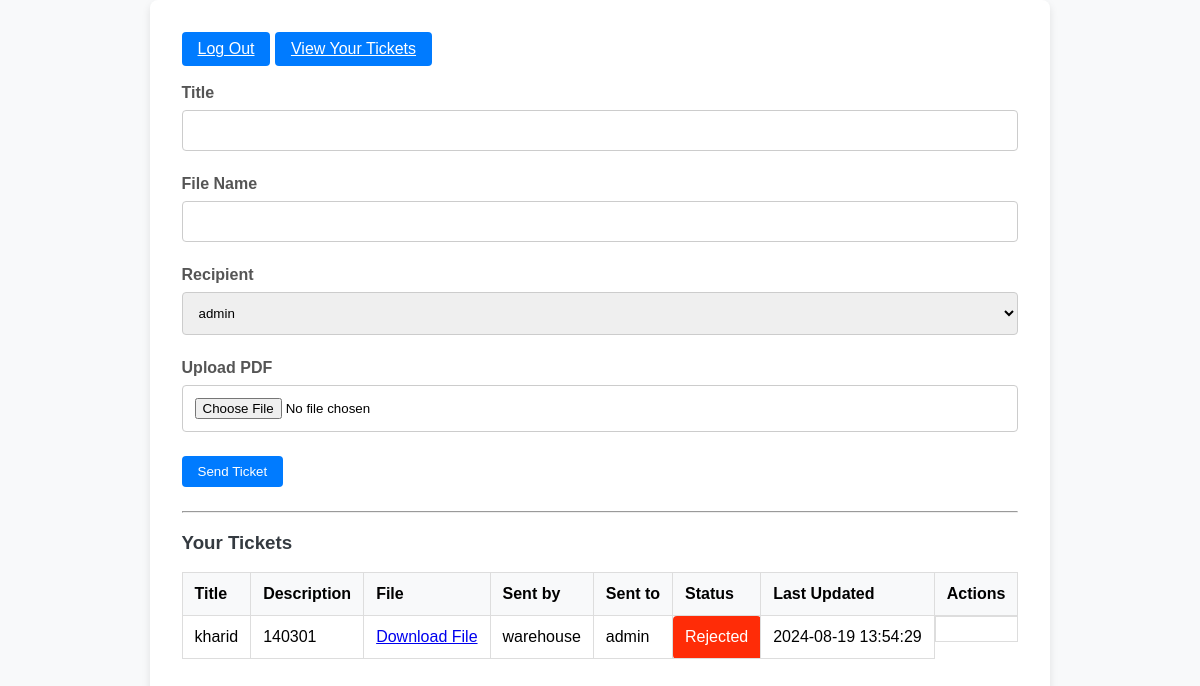
/ (signed in), run on the app's committed database.
### models.py (models this page shows)
class Ticket(db.Model):
    id = db.Column(db.Integer, primary_key=True)
    title = db.Column(db.String(100), nullable=False)
    description = db.Column(db.String(100), nullable=False)
    user_id = db.Column(db.Integer, db.ForeignKey('user.id', ondelete='CASCADE'), nullable=False)  # Sender
    recipient_ids = db.Column(MutableList.as_mutable(JSON), nullable=False)
    status = db.Column(db.Integer, default=0)  # -1: Rejected, 0: Not checked, 1: Checked
    file_path = db.Column(db.String(200), nullable=True)  # Add this field to store file path
    last_updated = db.Column(db.DateTime, nullable=False, default=datetime.utcnow)
    sender = db.relationship('User', foreign_keys=[user_id], backref='sent_tickets')
    recipients = db.relationship('User', secondary='ticket_recipient', backref='received_tickets')

class User(db.Model, UserMixin):
    id = db.Column(db.Integer, primary_key=True)
    username = db.Column(db.String(150), nullable=False, unique=True)
    password = db.Column(db.String(150), nullable=False)

### app.py (the view, shortened to what this page needs)
@app.route('/', methods=['GET', 'POST'])
@login_required
def index(tickets = None):
    form = TicketForm()
    form.recipient.choices = [(user.id, user.username) for user in User.query.all() if user.id != current_user.id]
    if current_user.username == 'admin':
        tickets = Ticket.query.all()
    else:
        tickets = Ticket.query.filter(
            (Ticket.user_id == current_user.id) |
            (Ticket.recipient_ids.contains(current_user.id) & (Ticket.status != 2))
        ).all()
    user_recipient_status = []
    status_map = {0: 'Processing', 2: 'Rejected', 1: 'End'}
    status = []
    for ticket in tickets:
        if ticket.recipient_ids[-1] == current_user.id:
            user_recipient_status.append(1)
        else:
            user_recipient_status.append(None)
        status.append(status_map[ticket.status])
    recipient_usernames = {ticket.id: [User.query.get(recipient_id).username for recipient_id in ticket.recipient_ids] for ticket in tickets}
    return render_template('index.html', form=form, tickets=tickets, user_recipient_status=user_recipient_status,
                            recipient_usernames=recipient_usernames, status=status)

### forms.py
class TicketForm(FlaskForm):
    title = StringField('Title', validators=[DataRequired()])
    description = StringField('File Name', validators=[DataRequired()])
    recipient = SelectField('Recipient', choices=[], coerce=int, validators=[DataRequired()])
    file = FileField('Upload PDF', validators=[DataRequired()])
    submit = SubmitField('Send Ticket')
    def __init__(self, *args, **kwargs):
        super(TicketForm, self).__init__(*args, **kwargs)
        self.recipient.choices = [(user.id, user.username) for user in User.query.all()]

### app.py (called while the page is built)
@login_manager.user_loader
def load_user(user_id):
    return User.query.get(int(user_id))

### templates/index.html (shortened to what this page needs)
<!DOCTYPE html>
<html lang="en">
<head>
</head>
<body>
    {% block content %}
    <div class="container">
        <nav>
            <a href="{{ url_for('logout') }}" class="btn btn-primary">Log Out</a>
            <a href="{{ url_for('my_tickets') }}" class="btn btn-primary">View Your Tickets</a>
        </nav> <br>
        <form method="POST" action="{{ url_for('index') }}" enctype="multipart/form-data">
            <div class="form-group">
                {{ form.title.label }}
                {{ form.title(class="form-control") }}
            </div>
            <div class="form-group">
                {{ form.description.label }}
                {{ form.description(class="form-control") }}
            </div>
            <div class="form-group">
                {{ form.recipient.label }}
                {{ form.recipient(class="form-control") }}
            </div>
            <div class="form-group">
                {{ form.file.label }}
                {{ form.file(class="form-control") }}
            </div>
            <div class="form-group">
                {{ form.submit(class="btn btn-primary") }}
            </div>
        </form>
        <hr>
        <h3>Your Tickets</h3>
        <table class="ticket-table">
            <thead>
                <tr>
                    <th>Title</th>
                    <th>Description</th>
                    <th>File</th>
                    <th>Sent by</th>
                    <th>Sent to</th>
                    <th>Status</th>
                    <th>Last Updated</th>
                    <th>Actions</th>
                </tr>
            </thead>
            <tbody>
                {% for ticket in tickets %}
                    <tr>
                        <td>{{ ticket.title }}</td>
                        <td>{{ ticket.description }}</td>
                        <td>
                            {% if ticket.file_path %}
                                <a href="{{ url_for('uploaded_file', filename=ticket.file_path) }}">Download File</a>
                            {% endif %}
                        </td>
                        <td>{{ ticket.sender.username }}</td>
                        <td>
                            {% for recipient in recipient_usernames[ticket.id] %}
                                {{ recipient }}{% if not loop.last %}, {% endif %}
                            {% endfor %}
                        </td>
                        <td class="ticket-status {{ status[loop.index0] | lower }}">{{ status[loop.index0] }}</td>
                        <td>{{ ticket.last_updated.strftime('%Y-%m-%d %H:%M:%S') }}</td>
                        <td class="ticket-actions">
                        </td>
                    </tr>
                {% endfor %}
            </tbody>
        </table>
    </div>
    {% endblock %}
</body>
</html>

### templates/index.html (style rules this page uses)
body { font-family: Arial, sans-serif; background-color: #f8f9fa; margin: 0; padding: 0; display: flex; flex-direction: column; min-height: 100vh; }
.container { flex: 1; padding: 2rem; max-width: 1000px; margin: 0 auto; background-color: #fff; box-shadow: 0 4px 8px rgba(0, 0, 0, 0.1); border-radius: 8px; }
h2, h3 { color: #343a40; }
.form-group { margin-bottom: 1.5rem; }
.form-group label { display: block; font-weight: bold; margin-bottom: 0.5rem; color: #555; }
.form-group .form-control { width: 100%; padding: 0.75rem; border: 1px solid #ccc; border-radius: 4px; box-sizing: border-box; }
.btn { display: inline-block; padding: 0.5rem 1rem; border: none; border-radius: 4px; color: #fff; text-align: center; cursor: pointer; transition: background-color 0.3s ease; }
.btn-primary { background-color: #007bff; }
.ticket-table { width: 100%; border-collapse: collapse; margin-top: 1rem; }
.ticket-table th, .ticket-table td { padding: 0.75rem; text-align: left; border: 1px solid #ddd; }
.ticket-table th { background-color: #f8f9fa; font-weight: bold; }
.ticket-status { padding: 0.25rem 0.5rem; border-radius: 4px; color: #fff; text-transform: capitalize; text-align: center; }
.ticket-status.rejected { background-color: #ff2c07; }
.ticket-actions { display: flex; justify-content: center; gap: 1rem; }

### data on the page
Ticket: title "kharid", description "140301", sender.username "warehouse", status "Rejected", last_updated "2024-08-19 13:54:29"
User: username "admin"
